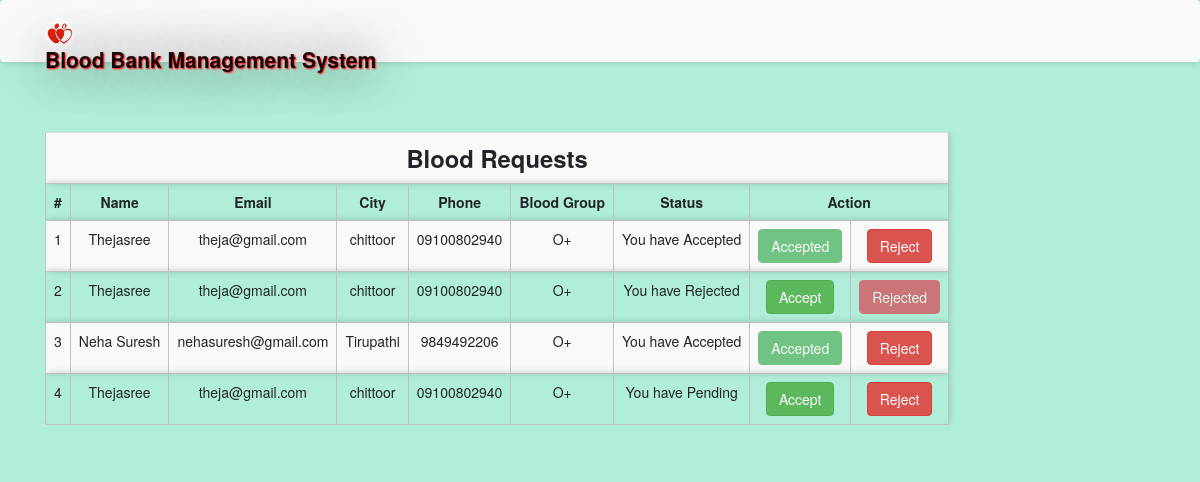
The page /bloodrequest.php (signed in) on the database its author committed.
### tables this page shows
CREATE TABLE IF NOT EXISTS `bloodrequest` (
  `reqid` int(11) NOT NULL AUTO_INCREMENT,
  `hid` int(11) NOT NULL,
  `rid` int(11) NOT NULL,
  `bg` varchar(11) NOT NULL,
  `status` varchar(100) NOT NULL DEFAULT 'Pending',
  PRIMARY KEY (`reqid`),
  KEY `hid` (`hid`)
);

CREATE TABLE IF NOT EXISTS `receivers` (
  `id` int(11) NOT NULL AUTO_INCREMENT,
  `rname` varchar(100) NOT NULL,
  `remail` varchar(100) NOT NULL,
  `rpassword` varchar(100) NOT NULL,
  `rphone` varchar(100) NOT NULL,
  `rbg` varchar(10) NOT NULL,
  `rcity` varchar(100) NOT NULL,
  PRIMARY KEY (`id`)
);

### message.php (called while the page is built, shortened)
<?php $counter=0; if(isset($_GET['msg'])) { ?>
	<div class="col-5 alert alert alert-success alert-dismissible fade show card" id="message">
		<button type="button" class="close" data-dismiss="alert" title="close">&times;</button><?php echo $_GET['msg'];?>
	</div>
<?php }?>

### bloodrequest.php (the view, shortened to what this page needs)
<?php
require 'file/connection.php';
  if(!isset($_SESSION['hid']))
  {
  header('location:login.php');
  }
  else {
    $hid = $_SESSION['hid'];
    $sql = "select bloodrequest.*, receivers.* from bloodrequest, receivers where hid='$hid' && bloodrequest.rid=receivers.id";
    $result = mysqli_query($conn, $sql);
?>
<!DOCTYPE html>
<html>
<?php require 'head.php'; ?>
<body>
	<?php require 'header2.php'; ?>
	<div class="container cont">
		<?php require 'message.php'; ?>
	<table class="table table-responsive table-striped rounded mb-5">
		<tr><th colspan="9" class="title">Blood requests</th></tr>
		<tr>
			<th>#</th>
			<th>Name</th>
			<th>Email</th>
			<th>City</th>
			<th>Phone</th>
			<th>Blood Group</th>
			<th>Status</th>
			<th colspan="2">Action</th>
		</tr>
		<?php while($row = mysqli_fetch_array($result)) { ?>
		<tr>
			<td><?php echo ++$counter;?></td>
			<td><?php echo $row['rname'];?></td>
			<td><?php echo $row['remail'];?></td>
			<td><?php echo $row['rcity'];?></td>
			<td><?php echo $row['rphone'];?></td>
			<td><?php echo $row['bg'];?></td>
			<td><?php echo 'You have '.$row['status'];?></td>
			<td><?php if($row['status'] == 'Accepted'){ ?> <a href="" class="btn btn-success disabled">Accepted</a> <?php }
			else{ ?>
				<a href="file/accept.php?reqid=<?php echo $row['reqid'];?>" class="btn btn-success">Accept</a>
			<?php } ?>
			</td>
			<td><?php if($row['status'] == 'Rejected'){ ?> <a href="" class="btn btn-danger disabled">Rejected</a> <?php }
			else{ ?>
				<a href="file/reject.php?reqid=<?php echo $row['reqid'];?>" class="btn btn-danger">Reject</a>
			<?php } ?>
			</td>
		</tr>
		<?php } ?>
	</table>
</div>
</body>
</html>
<?php } ?>

### css/style.css (style rules this page uses)
.cont { padding-top: 40px; text-align: justify; font-size: 1em; }
.card ,nav, .footer,tr,video { border-radius: 3px; transition: all 200ms ease-out; box-shadow: 0px 0px 7px rgba(0, 0, 0, 0.2); }
tr,th,td { border:0.1px solid silver; text-align: center; }
.title { font-weight: bold; font-size: 1.7em; text-transform: capitalize; text-align: center; }
a:link { text-decoration: none; }

### bloodrequest.php (style rules this page uses)
body { background: url(image/p2.png) no-repeat center; background-size: cover; min-height: 0; height: 650px; }

### rows shown on the page
bloodrequest: receivers.rname "Thejasree", receivers.remail "theja@gmail.com", receivers.rcity "chittoor", receivers.rphone "09100802940", bg "O+", status "Accepted"
bloodrequest: receivers.rname "Thejasree", receivers.remail "theja@gmail.com", receivers.rcity "chittoor", receivers.rphone "09100802940", bg "O+", status "Rejected"
bloodrequest: receivers.rname "Neha Suresh", receivers.remail "nehasuresh@gmail.com", receivers.rcity "Tirupathi", receivers.rphone "9849492206", bg "O+", status "Accepted"
bloodrequest: receivers.rname "Thejasree", receivers.remail "theja@gmail.com", receivers.rcity "chittoor", receivers.rphone "09100802940", bg "O+", status "Pending"
